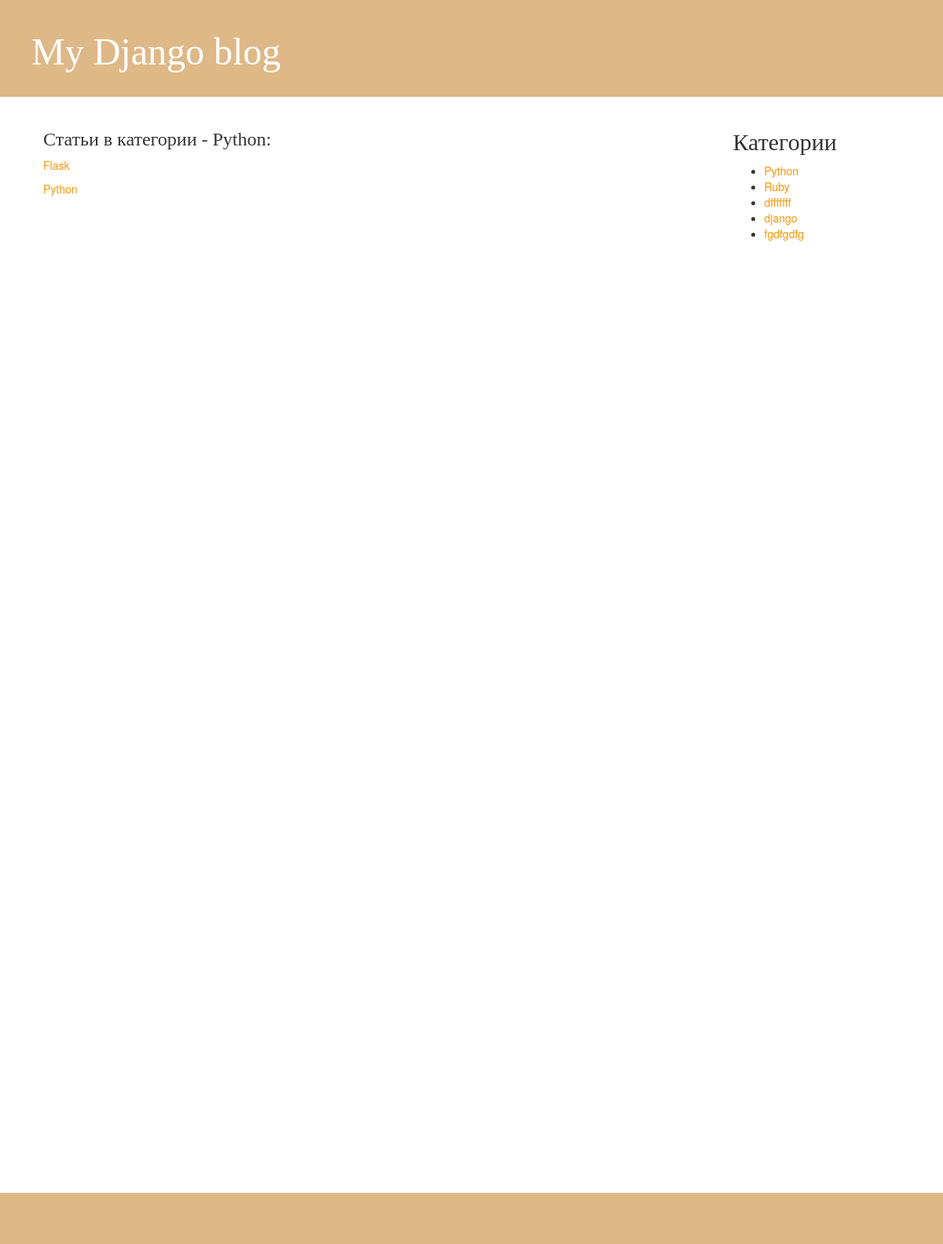
The page /category/5 on the database its author committed.
### blog/models.py (models this page shows, shortened)
class Category(models.Model):
	name = models.CharField(max_length=224, verbose_name = "Категория")
	class Meta:
		verbose_name = 'Категория'
		verbose_name_plural = 'Категории'

class Post(models.Model):
	title = models.CharField(max_length=224, verbose_name = "Заголовок")
	body = RichTextField(max_length=1300, verbose_name = "Текст")
	date = models.DateTimeField(default=datetime.now)
	category = models.ForeignKey(Category, verbose_name = 'Категория')
	published = models.BooleanField(default=False, verbose_name = 'Публикация')
	class Meta:
		ordering = ['-date']
		verbose_name = 'Статия'
		verbose_name_plural = 'Статьи'

### blog/views.py (the view)
# urls.py: url(r'^category/(?P<id>[0-9]+)$', category, name = 'category_list'),
def category(request, id):
	category = Category.objects.select_related().get(id=id)
	posts = category.post_set.all()
	return render(request, 'post/category.html', {'posts':posts,'categories':category})

### blog/templatetags/sidebar.py (called while the page is built)
@register.inclusion_tag("sidebar.html")
def sidebar():
	category = Category.objects.all().order_by("name")
	return {'cat':category}

### templates/post/category.html
{% extends 'base.html' %}
{% block content %}
<h3>Статьи в категории - {{ categories.name }}:</h3>
      {% for post in posts %}
          <p><a href="{% url 'post_detail' id=post.id %}">{{ post.title}}</a></p>
      {% endfor %}
{% endblock %}

### templates/sidebar.html
   <div class="categories">
       <h2>Категории</h2>
       <ul>
           {% for cat_list in cat %}
           <li class="category">
              <a href="{% url 'category_list' id=cat_list.id %}">{{ cat_list.name }}</a>
           </li>
           {% endfor %}
       </ul>
   </div>

### static/css/style.css (style rules this page uses)
a { color: #ff9400; }
h1, h2, h3, h4 { font-family: 'Lobster', cursive; }

### rows shown on the page
Category: name "Python"
Post: title "Flask"
Post: title "Python"
Category: name "Ruby"
Category: name "dfffffff"
Category: name "django"
Category: name "fgdfgdfg"
